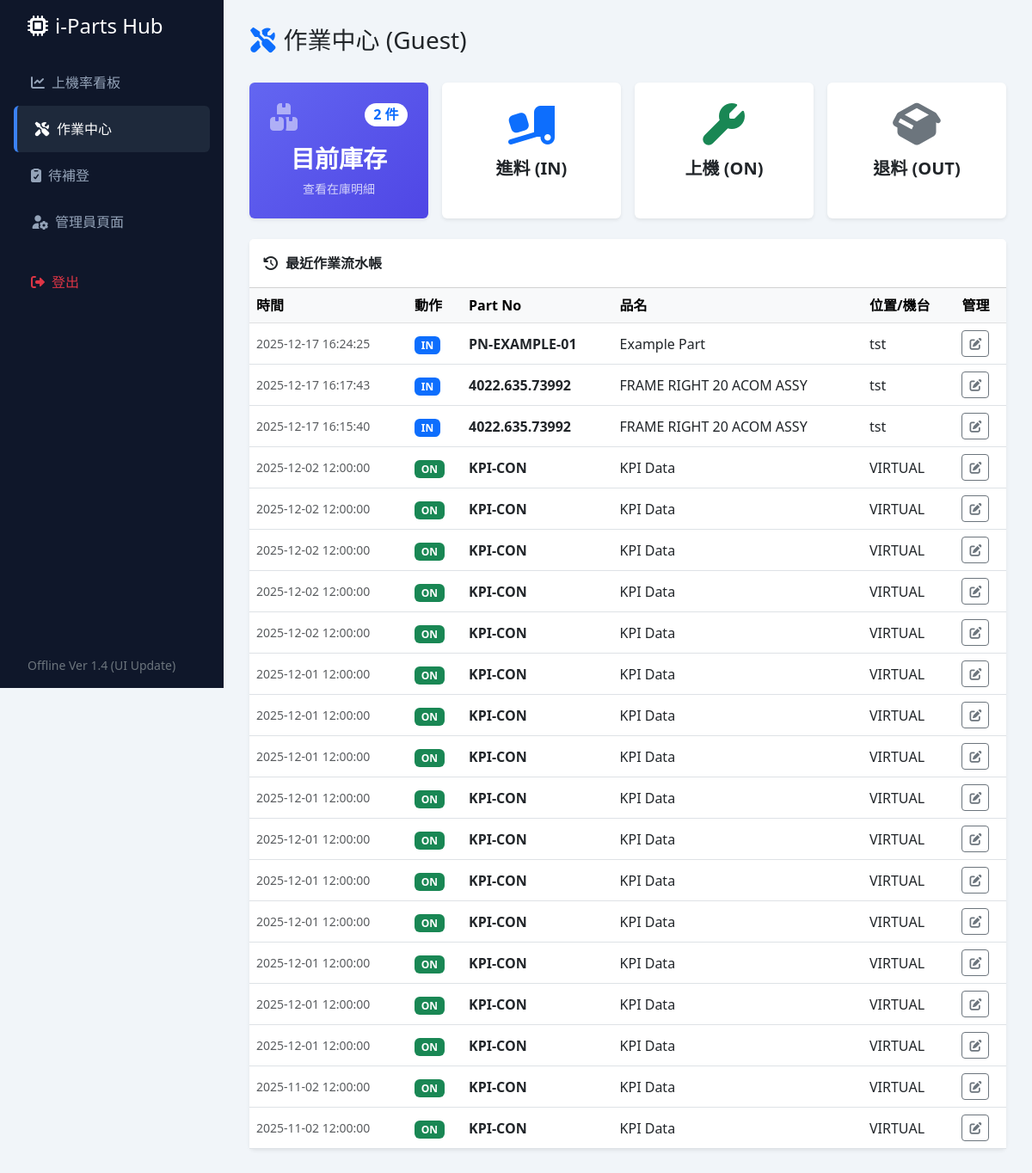
Before: /iPart-PHP/index.php?route=ops (signed in) with the older database file.
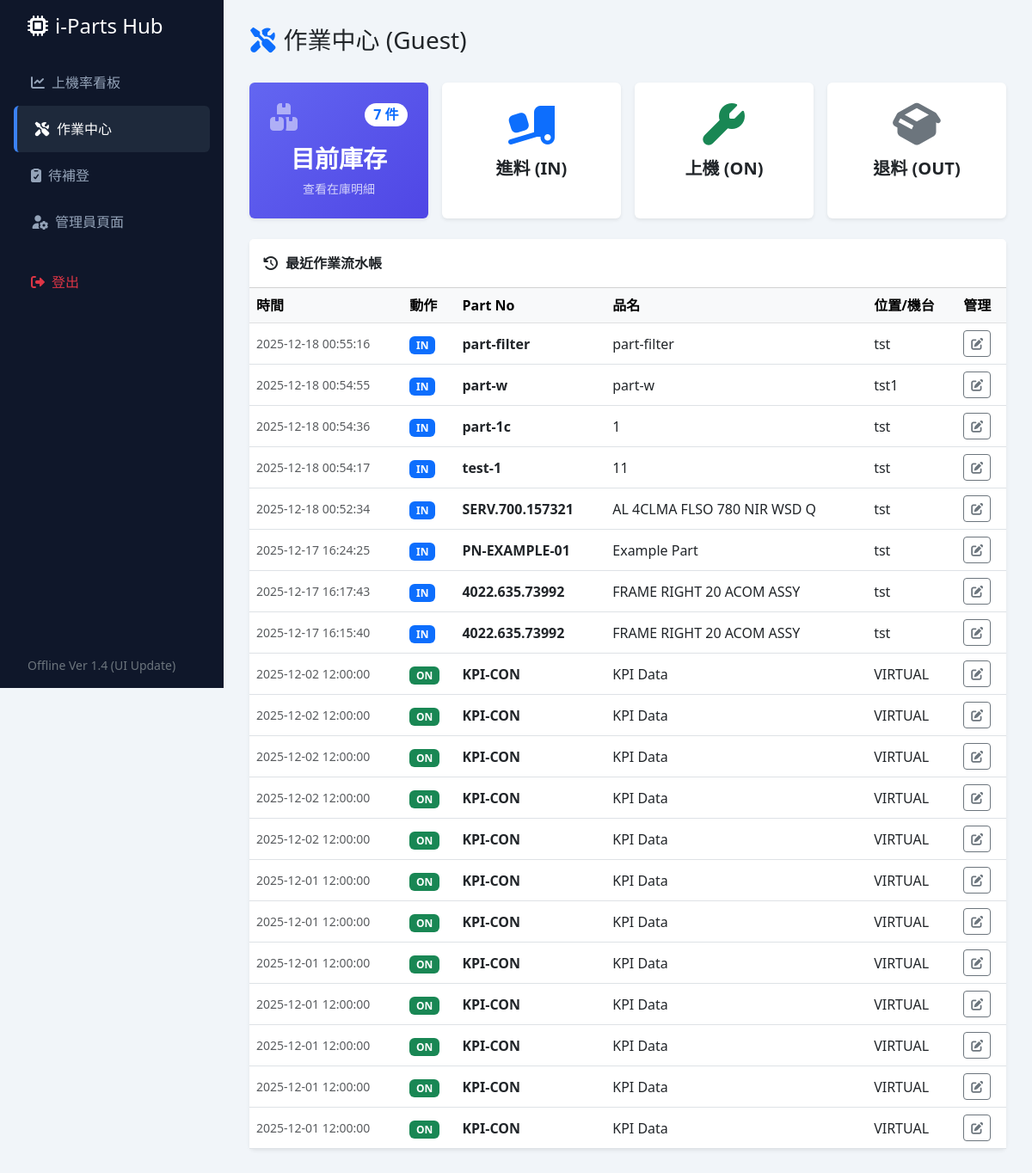
After: the same page with the newer database file.
### tables this page shows
CREATE TABLE part_lifecycle (
                id INTEGER PRIMARY KEY AUTOINCREMENT,
                dept TEXT,
                status TEXT,
                part_no TEXT,
                part_name TEXT,
                vendor TEXT,
                sn TEXT,
                location TEXT,
                ipart_logged INTEGER DEFAULT 0,
                remark TEXT,
                category TEXT,  -- ★ 新增分類欄位
                created_at TIMESTAMP DEFAULT CURRENT_TIMESTAMP
            );

### iPart-PHP/functions.php (called while the page is built, shortened)
<?php
function get_db(string $db_name): PDO {
    $pdo = new PDO("sqlite:{$db_name}.db");
    $pdo->setAttribute(PDO::ATTR_ERRMODE, PDO::ERRMODE_EXCEPTION);
    $pdo->setAttribute(PDO::ATTR_DEFAULT_FETCH_MODE, PDO::FETCH_ASSOC);
    return $pdo;
}
function get_current_inventory(string $dept): array {
    $db = get_db($dept);
    $sql = "
        SELECT p1.part_no, p1.part_name, p1.vendor, p1.sn, p1.location, p1.created_at
        FROM part_lifecycle p1
        INNER JOIN (
            SELECT part_no, sn, MAX(id) as max_id
            FROM part_lifecycle
            GROUP BY part_no, sn
        ) p2 ON p1.id = p2.max_id
        WHERE p1.status = 'IN'
        ORDER BY p1.part_no
    ";
    return $db->query($sql)->fetchAll();
}
?>

### iPart-PHP/views/ops_center.php (the view, shortened to what this page needs)
<div class="d-flex justify-content-between align-items-center mb-4">
    <h3><i class="fas fa-tools me-2 text-primary"></i>作業中心 (<?= $curr_dept ?>)</h3>
</div>
<div class="row g-3 mb-4">
    <div class="col-md-3">
        <a href="index.php?route=inventory" class="text-decoration-none">
            <div class="card h-100 border-0 shadow-sm" style="background: linear-gradient(135deg, #6366f1 0%, #4f46e5 100%); color: white;">
                <div class="card-body text-center py-4">
                    <div class="d-flex justify-content-between align-items-start px-2">
                        <i class="fas fa-boxes fa-2x opacity-50"></i>
                        <span class="badge bg-white text-primary rounded-pill fs-6"><?= $inv_count ?> 件</span>
                    </div>
                    <h3 class="mt-3 fw-bold">目前庫存</h3>
                    <p class="mb-0 opacity-75 small">查看在庫明細</p>
                </div>
            </div>
        </a>
    </div>
    <div class="col-md-3"><a href="index.php?route=ops_new&status=IN" class="text-decoration-none"><div class="card h-100 bg-white border-0 shadow-sm text-center"><div class="card-body py-4"><i class="fas fa-truck-loading fa-3x mb-3 text-primary"></i><h5 class="fw-bold text-dark">進料 (IN)</h5></div></div></a></div>
    <div class="col-md-3"><a href="index.php?route=ops_new&status=ON" class="text-decoration-none"><div class="card h-100 bg-white border-0 shadow-sm text-center"><div class="card-body py-4"><i class="fas fa-wrench fa-3x mb-3 text-success"></i><h5 class="fw-bold text-dark">上機 (ON)</h5></div></div></a></div>
    <div class="col-md-3"><a href="index.php?route=ops_new&status=OUT" class="text-decoration-none"><div class="card h-100 bg-white border-0 shadow-sm text-center"><div class="card-body py-4"><i class="fas fa-box-open fa-3x mb-3 text-secondary"></i><h5 class="fw-bold text-dark">退料 (OUT)</h5></div></div></a></div>
</div>
<div class="card border-0 shadow-sm">
    <div class="card-header bg-white fw-bold py-3"><i class="fas fa-history me-2"></i>最近作業流水帳</div>
    <div class="table-responsive">
        <table class="table table-hover align-middle mb-0">
            <thead class="table-light"><tr><th>時間</th><th>動作</th><th>Part No</th><th>品名</th><th>位置/機台</th><th>管理</th></tr></thead>
            <tbody>
                <?php foreach ($logs as $log): ?>
                <tr>
                    <td class="small text-muted"><?= $log['created_at'] ?></td>
                    <td><span class="badge bg-<?= ($log['status']=='IN'?'primary':($log['status']=='ON'?'success':'secondary')) ?>"><?= $log['status'] ?></span></td>
                    <td class="fw-bold"><?= $log['part_no'] ?></td>
                    <td><?= $log['part_name'] ?></td>
                    <td><?= $log['location'] ?></td>
                    <td>
                        <a href="index.php?route=ops_edit&id=<?= $log['id'] ?>" class="btn btn-sm btn-outline-secondary"><i class="fas fa-edit"></i></a>
                    </td>
                </tr>
                <?php endforeach; ?>
            </tbody>
        </table>
    </div>
</div>
<?php $content = ob_get_clean(); require 'layout.php'; ?>

Changed rows visible on the page:
no longer on this page (row unchanged): part_lifecycle: created_at "2025-12-01 12:00:00", status "ON", part_no "KPI-CON", part_name "KPI Data", location "VIRTUAL"
no longer on this page (row unchanged): part_lifecycle: created_at "2025-12-01 12:00:00", status "ON", part_no "KPI-CON", part_name "KPI Data", location "VIRTUAL"
no longer on this page (row unchanged): part_lifecycle: created_at "2025-12-01 12:00:00", status "ON", part_no "KPI-CON", part_name "KPI Data", location "VIRTUAL"
no longer on this page (row unchanged): part_lifecycle: created_at "2025-11-02 12:00:00", status "ON", part_no "KPI-CON", part_name "KPI Data", location "VIRTUAL"
no longer on this page (row unchanged): part_lifecycle: created_at "2025-11-02 12:00:00", status "ON", part_no "KPI-CON", part_name "KPI Data", location "VIRTUAL"
added part_lifecycle: created_at "2025-12-18 00:55:16", status "IN", part_no "part-filter", part_name "part-filter", location "tst"
added part_lifecycle: created_at "2025-12-18 00:54:55", status "IN", part_no "part-w", part_name "part-w", location "tst1"
added part_lifecycle: created_at "2025-12-18 00:54:36", status "IN", part_no "part-1c", part_name "1", location "tst"
added part_lifecycle: created_at "2025-12-18 00:54:17", status "IN", part_no "test-1", part_name "11", location "tst"
added part_lifecycle: created_at "2025-12-18 00:52:34", status "IN", part_no "SERV.700.157321", part_name "AL 4CLMA FLSO 780 NIR WSD Q", location "tst"
Other visible differences:
$inv_count: "2" → "7"
